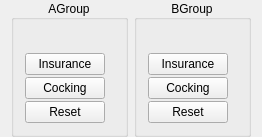
          <widget class="QWidget" name="widget_DY54_BombType_Rocket" native="true">
           <layout class="QHBoxLayout" name="horizontalLayout_2">
            <property name="topMargin">
             <number>0</number>
            </property>
            <property name="bottomMargin">
             <number>0</number>
            </property>
            <item>
             <widget class="QGroupBox" name="groupBox_DY54_BombType_A">
              <property name="sizePolicy">
               <sizepolicy hsizetype="Expanding" vsizetype="Preferred">
                <horstretch>0</horstretch>
                <verstretch>0</verstretch>
               </sizepolicy>
              </property>
              <property name="title">
               <string>AGroup</string>
              </property>
              <property name="alignment">
               <set>Qt::AlignCenter</set>
              </property>
              <layout class="QVBoxLayout" name="verticalLayout">
               <item>
                <layout class="QGridLayout" name="gridLayout_DY54_BombType_A">
                 <property name="leftMargin">
                  <number>2</number>
                 </property>
                 <property name="topMargin">
                  <number>2</number>
                 </property>
                 <property name="rightMargin">
                  <number>2</number>
                 </property>
                 <property name="bottomMargin">
                  <number>2</number>
                 </property>
                 <property name="spacing">
                  <number>2</number>
                 </property>
                 <item row="1" column="0">
                  <widget class="QPushButton" name="pushButton_DY54_Pill_1_Command_Insure">
                   <property name="sizePolicy">
                    <sizepolicy hsizetype="Minimum" vsizetype="Fixed">
                     <horstretch>0</horstretch>
                     <verstretch>0</verstretch>
                    </sizepolicy>
                   </property>
                   <property name="text">
                    <string>Insurance</string>
                   </property>
                  </widget>
                 </item>
                 <item row="3" column="1">
                  <widget class="ImageStatusWidget" name="ImageStatusWidget_DY54_Pill_1_Command_Reset_Status">
                   <property name="sizePolicy">
                    <sizepolicy hsizetype="Minimum" vsizetype="Minimum">
                     <horstretch>0</horstretch>
                     <verstretch>0</verstretch>
                    </sizepolicy>
                   </property>
                  </widget>
                 </item>
                 <item row="2" column="1">
                  <widget class="ImageStatusWidget" name="ImageStatusWidget_DY54_Pill_1_Command_Percussion_Status">
                   <property name="sizePolicy">
                    <sizepolicy hsizetype="Minimum" vsizetype="Minimum">
                     <horstretch>0</horstretch>
                     <verstretch>0</verstretch>
                    </sizepolicy>
                   </property>
                  </widget>
                 </item>
                 <item row="3" column="0">
                  <widget class="QPushButton" name="pushButton_DY54_Pill_1_Command_Reset">
                   <property name="sizePolicy">
                    <sizepolicy hsizetype="Minimum" vsizetype="Fixed">
                     <horstretch>0</horstretch>
                     <verstretch>0</verstretch>
                    </sizepolicy>
                   </property>
                   <property name="text">
                    <string>Reset</string>
                   </property>
                  </widget>
                 </item>
                 <item row="0" column="0" colspan="2">
                  <widget class="BombStatusWidget" name="widget_DY54_BombType_A_1" native="true">
                   <property name="sizePolicy">
                    <sizepolicy hsizetype="Minimum" vsizetype="Minimum">
                     <horstretch>0</horstretch>
                     <verstretch>0</verstretch>
                    </sizepolicy>
                   </property>
                   <property name="minimumSize">
                    <size>
                     <width>20</width>
                     <height>20</height>
                    </size>
                   </property>
                  </widget>
                 </item>
                 <item row="1" column="1">
                  <widget class="ImageStatusWidget" name="ImageStatusWidget_DY54_Pill_1_Command_Insure_Status">
                   <property name="sizePolicy">
                    <sizepolicy hsizetype="Minimum" vsizetype="Minimum">
                     <horstretch>0</horstretch>
                     <verstretch>0</verstretch>
                    </sizepolicy>
                   </property>
                  </widget>
                 </item>
                 <item row="2" column="0">
                  <widget class="QPushButton" name="pushButton_DY54_Pill_1_Command_Percussion">
                   <property name="sizePolicy">
                    <sizepolicy hsizetype="Minimum" vsizetype="Fixed">
                     <horstretch>0</horstretch>
                     <verstretch>0</verstretch>
                    </sizepolicy>
                   </property>
                   <property name="text">
                    <string>Cocking</string>
                   </property>
                  </widget>
                 </item>
                </layout>
               </item>
              </layout>
             </widget>
            </item>
            <item>
             <widget class="QGroupBox" name="groupBox_DY54_BombType_B">
              <property name="sizePolicy">
               <sizepolicy hsizetype="Expanding" vsizetype="Preferred">
                <horstretch>0</horstretch>
                <verstretch>0</verstretch>
               </sizepolicy>
              </property>
              <property name="title">
               <string>BGroup</string>
              </property>
              <property name="alignment">
               <set>Qt::AlignCenter</set>
              </property>
              <layout class="QVBoxLayout" name="verticalLayout_2">
               <item>
                <layout class="QGridLayout" name="gridLayout_DY54_BombType_B" rowstretch="0,0,0,0" columnstretch="0,0">
                 <property name="leftMargin">
                  <number>2</number>
                 </property>
                 <property name="topMargin">
                  <number>2</number>
                 </property>
                 <property name="rightMargin">
                  <number>2</number>
                 </property>
                 <property name="bottomMargin">
                  <number>2</number>
                 </property>
                 <property name="spacing">
                  <number>2</number>
                 </property>
                 <item row="3" column="0">
                  <widget class="QPushButton" name="pushButton_DY54_Pill_2_Command_Reset">
                   <property name="sizePolicy">
                    <sizepolicy hsizetype="Minimum" vsizetype="Fixed">
                     <horstretch>0</horstretch>
                     <verstretch>0</verstretch>
                    </sizepolicy>
                   </property>
                   <property name="text">
                    <string>Reset</string>
                   </property>
                  </widget>
                 </item>
                 <item row="0" column="0" colspan="2">
                  <widget class="BombStatusWidget" name="widget_DY54_BombType_B_1" native="true">
                   <property name="sizePolicy">
                    <sizepolicy hsizetype="Minimum" vsizetype="Minimum">
                     <horstretch>0</horstretch>
                     <verstretch>0</verstretch>
                    </sizepolicy>
                   </property>
                   <property name="minimumSize">
                    <size>
                     <width>20</width>
                     <height>20</height>
                    </size>
                   </property>
                  </widget>
                 </item>
                 <item row="1" column="1">
                  <widget class="ImageStatusWidget" name="ImageStatusWidget_DY54_Pill_2_Command_Insure_Status">
                   <property name="sizePolicy">
                    <sizepolicy hsizetype="Minimum" vsizetype="Minimum">
                     <horstretch>0</horstretch>
                     <verstretch>0</verstretch>
                    </sizepolicy>
                   </property>
                  </widget>
                 </item>
                 <item row="2" column="0">
                  <widget class="QPushButton" name="pushButton_DY54_Pill_2_Command_Percussion">
                   <property name="sizePolicy">
                    <sizepolicy hsizetype="Minimum" vsizetype="Fixed">
                     <horstretch>0</horstretch>
                     <verstretch>0</verstretch>
                    </sizepolicy>
                   </property>
                   <property name="text">
                    <string>Cocking</string>
                   </property>
                  </widget>
                 </item>
                 <item row="3" column="1">
                  <widget class="ImageStatusWidget" name="ImageStatusWidget_DY54_Pill_2_Command_Reset_Status">
                   <property name="sizePolicy">
                    <sizepolicy hsizetype="Minimum" vsizetype="Minimum">
                     <horstretch>0</horstretch>
                     <verstretch>0</verstretch>
                    </sizepolicy>
                   </property>
                  </widget>
                 </item>
                 <item row="1" column="0">
                  <widget class="QPushButton" name="pushButton_DY54_Pill_2_Command_Insure">
                   <property name="sizePolicy">
                    <sizepolicy hsizetype="Minimum" vsizetype="Fixed">
                     <horstretch>0</horstretch>
                     <verstretch>0</verstretch>
                    </sizepolicy>
                   </property>
                   <property name="text">
                    <string>Insurance</string>
                   </property>
                  </widget>
                 </item>
                 <item row="2" column="1">
                  <widget class="ImageStatusWidget" name="ImageStatusWidget_DY54_Pill_2_Command_Percussion_Status">
                   <property name="sizePolicy">
                    <sizepolicy hsizetype="Minimum" vsizetype="Minimum">
                     <horstretch>0</horstretch>
                     <verstretch>0</verstretch>
                    </sizepolicy>
                   </property>
                  </widget>
                 </item>
                </layout>
               </item>
              </layout>
             </widget>
            </item>
           </layout>
          </widget>
